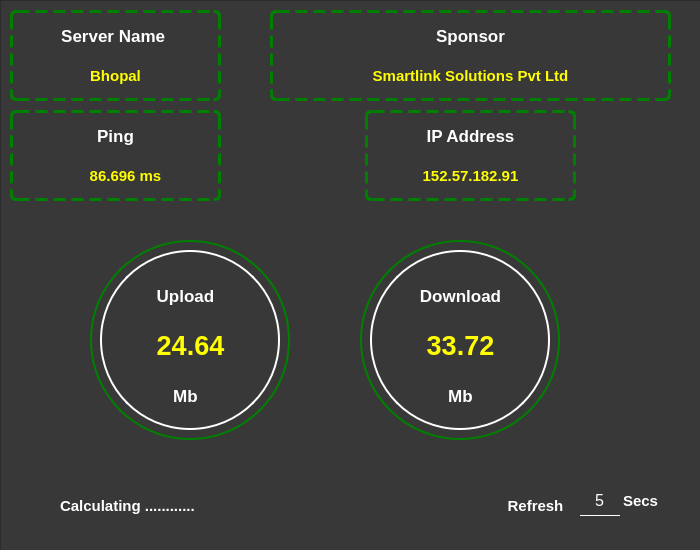
<?xml version="1.0" encoding="UTF-8"?>
<ui version="4.0">
 <class>Form</class>
 <widget class="QWidget" name="Form">
  <property name="geometry">
   <rect>
    <x>0</x>
    <y>0</y>
    <width>700</width>
    <height>550</height>
   </rect>
  </property>
  <property name="minimumSize">
   <size>
    <width>700</width>
    <height>550</height>
   </size>
  </property>
  <property name="maximumSize">
   <size>
    <width>700</width>
    <height>550</height>
   </size>
  </property>
  <property name="windowTitle">
   <string>SpeedTest</string>
  </property>
  <widget class="QFrame" name="frame">
   <property name="geometry">
    <rect>
     <x>0</x>
     <y>0</y>
     <width>701</width>
     <height>551</height>
    </rect>
   </property>
   <property name="styleSheet">
    <string notr="true">background-color: rgb(56, 56, 56);</string>
   </property>
   <property name="frameShape">
    <enum>QFrame::StyledPanel</enum>
   </property>
   <property name="frameShadow">
    <enum>QFrame::Raised</enum>
   </property>
   <widget class="QFrame" name="frame_2">
    <property name="geometry">
     <rect>
      <x>10</x>
      <y>10</y>
      <width>211</width>
      <height>91</height>
     </rect>
    </property>
    <property name="styleSheet">
     <string notr="true">border:3px dashed green;
border-radius:6px;</string>
    </property>
    <property name="frameShape">
     <enum>QFrame::StyledPanel</enum>
    </property>
    <property name="frameShadow">
     <enum>QFrame::Raised</enum>
    </property>
    <widget class="QLabel" name="label">
     <property name="geometry">
      <rect>
       <x>35</x>
       <y>10</y>
       <width>141</width>
       <height>31</height>
      </rect>
     </property>
     <property name="font">
      <font>
       <family>Segoe UI</family>
       <pointsize>13</pointsize>
       <weight>75</weight>
       <bold>true</bold>
      </font>
     </property>
     <property name="styleSheet">
      <string notr="true">border:none;
color:white;</string>
     </property>
     <property name="text">
      <string>Server Name </string>
     </property>
     <property name="alignment">
      <set>Qt::AlignCenter</set>
     </property>
    </widget>
    <widget class="QLabel" name="label_2">
     <property name="geometry">
      <rect>
       <x>35</x>
       <y>50</y>
       <width>141</width>
       <height>31</height>
      </rect>
     </property>
     <property name="font">
      <font>
       <family>Segoe UI</family>
       <pointsize>11</pointsize>
       <weight>75</weight>
       <bold>true</bold>
      </font>
     </property>
     <property name="styleSheet">
      <string notr="true">border:none;
color:yellow;</string>
     </property>
     <property name="text">
      <string>Bhopal</string>
     </property>
     <property name="alignment">
      <set>Qt::AlignCenter</set>
     </property>
    </widget>
   </widget>
   <widget class="QFrame" name="frame_3">
    <property name="geometry">
     <rect>
      <x>270</x>
      <y>10</y>
      <width>401</width>
      <height>91</height>
     </rect>
    </property>
    <property name="styleSheet">
     <string notr="true">border:3px dashed green;
border-radius:6px;</string>
    </property>
    <property name="frameShape">
     <enum>QFrame::StyledPanel</enum>
    </property>
    <property name="frameShadow">
     <enum>QFrame::Raised</enum>
    </property>
    <widget class="QLabel" name="label_5">
     <property name="geometry">
      <rect>
       <x>10</x>
       <y>10</y>
       <width>381</width>
       <height>31</height>
      </rect>
     </property>
     <property name="font">
      <font>
       <family>Segoe UI</family>
       <pointsize>13</pointsize>
       <weight>75</weight>
       <bold>true</bold>
      </font>
     </property>
     <property name="styleSheet">
      <string notr="true">border:none;
color:white;</string>
     </property>
     <property name="text">
      <string>Sponsor</string>
     </property>
     <property name="alignment">
      <set>Qt::AlignCenter</set>
     </property>
     <property name="margin">
      <number>-9</number>
     </property>
     <property name="indent">
      <number>-5</number>
     </property>
    </widget>
    <widget class="QLabel" name="label_6">
     <property name="geometry">
      <rect>
       <x>10</x>
       <y>50</y>
       <width>381</width>
       <height>31</height>
      </rect>
     </property>
     <property name="font">
      <font>
       <family>Segoe UI</family>
       <pointsize>11</pointsize>
       <weight>75</weight>
       <bold>true</bold>
      </font>
     </property>
     <property name="styleSheet">
      <string notr="true">border:none;
color:yellow;</string>
     </property>
     <property name="text">
      <string>Smartlink Solutions Pvt Ltd</string>
     </property>
     <property name="alignment">
      <set>Qt::AlignCenter</set>
     </property>
    </widget>
   </widget>
   <widget class="QFrame" name="frame_4">
    <property name="geometry">
     <rect>
      <x>10</x>
      <y>110</y>
      <width>211</width>
      <height>91</height>
     </rect>
    </property>
    <property name="styleSheet">
     <string notr="true">border:3px dashed green;
border-radius:6px;</string>
    </property>
    <property name="frameShape">
     <enum>QFrame::StyledPanel</enum>
    </property>
    <property name="frameShadow">
     <enum>QFrame::Raised</enum>
    </property>
    <widget class="QLabel" name="label_7">
     <property name="geometry">
      <rect>
       <x>35</x>
       <y>10</y>
       <width>141</width>
       <height>31</height>
      </rect>
     </property>
     <property name="font">
      <font>
       <family>Segoe UI</family>
       <pointsize>13</pointsize>
       <weight>75</weight>
       <bold>true</bold>
      </font>
     </property>
     <property name="styleSheet">
      <string notr="true">border:none;
color:white;</string>
     </property>
     <property name="text">
      <string>Ping</string>
     </property>
     <property name="alignment">
      <set>Qt::AlignCenter</set>
     </property>
    </widget>
    <widget class="QLabel" name="label_8">
     <property name="geometry">
      <rect>
       <x>55</x>
       <y>50</y>
       <width>121</width>
       <height>31</height>
      </rect>
     </property>
     <property name="font">
      <font>
       <family>Segoe UI</family>
       <pointsize>11</pointsize>
       <weight>75</weight>
       <bold>true</bold>
      </font>
     </property>
     <property name="styleSheet">
      <string notr="true">border:none;
color:yellow;</string>
     </property>
     <property name="text">
      <string>86.696 ms</string>
     </property>
     <property name="alignment">
      <set>Qt::AlignCenter</set>
     </property>
    </widget>
   </widget>
   <widget class="QFrame" name="frame_5">
    <property name="geometry">
     <rect>
      <x>365</x>
      <y>110</y>
      <width>211</width>
      <height>91</height>
     </rect>
    </property>
    <property name="styleSheet">
     <string notr="true">border:3px dashed green;
border-radius:6px;</string>
    </property>
    <property name="frameShape">
     <enum>QFrame::StyledPanel</enum>
    </property>
    <property name="frameShadow">
     <enum>QFrame::Raised</enum>
    </property>
    <widget class="QLabel" name="label_9">
     <property name="geometry">
      <rect>
       <x>35</x>
       <y>10</y>
       <width>141</width>
       <height>31</height>
      </rect>
     </property>
     <property name="font">
      <font>
       <family>Segoe UI</family>
       <pointsize>13</pointsize>
       <weight>75</weight>
       <bold>true</bold>
      </font>
     </property>
     <property name="styleSheet">
      <string notr="true">border:none;
color:white;</string>
     </property>
     <property name="text">
      <string>IP Address</string>
     </property>
     <property name="alignment">
      <set>Qt::AlignCenter</set>
     </property>
    </widget>
    <widget class="QLabel" name="label_10">
     <property name="geometry">
      <rect>
       <x>35</x>
       <y>50</y>
       <width>141</width>
       <height>31</height>
      </rect>
     </property>
     <property name="font">
      <font>
       <family>Segoe UI</family>
       <pointsize>11</pointsize>
       <weight>75</weight>
       <bold>true</bold>
      </font>
     </property>
     <property name="styleSheet">
      <string notr="true">border:none;
color:yellow;</string>
     </property>
     <property name="text">
      <string>152.57.182.91</string>
     </property>
     <property name="alignment">
      <set>Qt::AlignCenter</set>
     </property>
    </widget>
   </widget>
   <widget class="QLabel" name="label_11">
    <property name="geometry">
     <rect>
      <x>90</x>
      <y>240</y>
      <width>200</width>
      <height>200</height>
     </rect>
    </property>
    <property name="styleSheet">
     <string notr="true">border:2px solid green;
border-radius:100px;
</string>
    </property>
    <property name="text">
     <string/>
    </property>
   </widget>
   <widget class="QLabel" name="label_12">
    <property name="geometry">
     <rect>
      <x>360</x>
      <y>240</y>
      <width>200</width>
      <height>200</height>
     </rect>
    </property>
    <property name="styleSheet">
     <string notr="true">border:2px solid green;
border-radius:100px;
</string>
    </property>
    <property name="text">
     <string/>
    </property>
   </widget>
   <widget class="QLabel" name="label_13">
    <property name="geometry">
     <rect>
      <x>100</x>
      <y>250</y>
      <width>180</width>
      <height>180</height>
     </rect>
    </property>
    <property name="styleSheet">
     <string notr="true">border:2px solid white;
border-radius:90px;
</string>
    </property>
    <property name="text">
     <string/>
    </property>
   </widget>
   <widget class="QLabel" name="label_14">
    <property name="geometry">
     <rect>
      <x>370</x>
      <y>250</y>
      <width>180</width>
      <height>180</height>
     </rect>
    </property>
    <property name="styleSheet">
     <string notr="true">border:2px solid white;
border-radius:90px;
</string>
    </property>
    <property name="text">
     <string/>
    </property>
   </widget>
   <widget class="QLabel" name="label_15">
    <property name="geometry">
     <rect>
      <x>140</x>
      <y>280</y>
      <width>91</width>
      <height>31</height>
     </rect>
    </property>
    <property name="font">
     <font>
      <family>Segoe UI</family>
      <pointsize>13</pointsize>
      <weight>75</weight>
      <bold>true</bold>
     </font>
    </property>
    <property name="styleSheet">
     <string notr="true">border:none;
color:white;</string>
    </property>
    <property name="text">
     <string>Upload</string>
    </property>
    <property name="alignment">
     <set>Qt::AlignCenter</set>
    </property>
   </widget>
   <widget class="QLabel" name="label_16">
    <property name="geometry">
     <rect>
      <x>120</x>
      <y>330</y>
      <width>141</width>
      <height>31</height>
     </rect>
    </property>
    <property name="font">
     <font>
      <family>Segoe UI</family>
      <pointsize>20</pointsize>
      <weight>75</weight>
      <bold>true</bold>
     </font>
    </property>
    <property name="styleSheet">
     <string notr="true">border:none;
color:yellow;</string>
    </property>
    <property name="text">
     <string>24.64</string>
    </property>
    <property name="alignment">
     <set>Qt::AlignCenter</set>
    </property>
   </widget>
   <widget class="QLabel" name="label_17">
    <property name="geometry">
     <rect>
      <x>140</x>
      <y>380</y>
      <width>91</width>
      <height>31</height>
     </rect>
    </property>
    <property name="font">
     <font>
      <family>Segoe UI</family>
      <pointsize>13</pointsize>
      <weight>75</weight>
      <bold>true</bold>
     </font>
    </property>
    <property name="styleSheet">
     <string notr="true">border:none;
color:white;</string>
    </property>
    <property name="text">
     <string>Mb</string>
    </property>
    <property name="alignment">
     <set>Qt::AlignCenter</set>
    </property>
   </widget>
   <widget class="QLabel" name="label_18">
    <property name="geometry">
     <rect>
      <x>410</x>
      <y>380</y>
      <width>101</width>
      <height>31</height>
     </rect>
    </property>
    <property name="font">
     <font>
      <family>Segoe UI</family>
      <pointsize>13</pointsize>
      <weight>75</weight>
      <bold>true</bold>
     </font>
    </property>
    <property name="styleSheet">
     <string notr="true">border:none;
color:white;</string>
    </property>
    <property name="text">
     <string>Mb</string>
    </property>
    <property name="alignment">
     <set>Qt::AlignCenter</set>
    </property>
   </widget>
   <widget class="QLabel" name="label_19">
    <property name="geometry">
     <rect>
      <x>410</x>
      <y>280</y>
      <width>101</width>
      <height>31</height>
     </rect>
    </property>
    <property name="font">
     <font>
      <family>Segoe UI</family>
      <pointsize>13</pointsize>
      <weight>75</weight>
      <bold>true</bold>
     </font>
    </property>
    <property name="styleSheet">
     <string notr="true">border:none;
color:white;</string>
    </property>
    <property name="text">
     <string>Download</string>
    </property>
    <property name="alignment">
     <set>Qt::AlignCenter</set>
    </property>
   </widget>
   <widget class="QLabel" name="label_20">
    <property name="geometry">
     <rect>
      <x>380</x>
      <y>330</y>
      <width>161</width>
      <height>31</height>
     </rect>
    </property>
    <property name="font">
     <font>
      <family>Segoe UI</family>
      <pointsize>20</pointsize>
      <weight>75</weight>
      <bold>true</bold>
     </font>
    </property>
    <property name="styleSheet">
     <string notr="true">border:none;
color:yellow;</string>
    </property>
    <property name="text">
     <string>33.72</string>
    </property>
    <property name="alignment">
     <set>Qt::AlignCenter</set>
    </property>
   </widget>
   <widget class="QLabel" name="label_21">
    <property name="geometry">
     <rect>
      <x>500</x>
      <y>490</y>
      <width>71</width>
      <height>31</height>
     </rect>
    </property>
    <property name="font">
     <font>
      <family>Segoe UI</family>
      <pointsize>11</pointsize>
      <weight>75</weight>
      <bold>true</bold>
     </font>
    </property>
    <property name="styleSheet">
     <string notr="true">border:none;
color:white;</string>
    </property>
    <property name="text">
     <string>Refresh</string>
    </property>
    <property name="alignment">
     <set>Qt::AlignCenter</set>
    </property>
   </widget>
   <widget class="QLineEdit" name="lineEdit">
    <property name="geometry">
     <rect>
      <x>580</x>
      <y>485</y>
      <width>41</width>
      <height>31</height>
     </rect>
    </property>
    <property name="font">
     <font>
      <pointsize>12</pointsize>
     </font>
    </property>
    <property name="styleSheet">
     <string notr="true">border:none;
color: rgb(255, 255, 255);
border-bottom:1px solid white;</string>
    </property>
    <property name="text">
     <string>5</string>
    </property>
    <property name="alignment">
     <set>Qt::AlignCenter</set>
    </property>
   </widget>
   <widget class="QLabel" name="label_22">
    <property name="geometry">
     <rect>
      <x>620</x>
      <y>485</y>
      <width>41</width>
      <height>31</height>
     </rect>
    </property>
    <property name="font">
     <font>
      <family>Segoe UI</family>
      <pointsize>11</pointsize>
      <weight>75</weight>
      <bold>true</bold>
     </font>
    </property>
    <property name="styleSheet">
     <string notr="true">border:none;
color:white;</string>
    </property>
    <property name="text">
     <string>Secs</string>
    </property>
    <property name="alignment">
     <set>Qt::AlignCenter</set>
    </property>
   </widget>
   <widget class="QLabel" name="label_23">
    <property name="geometry">
     <rect>
      <x>60</x>
      <y>490</y>
      <width>161</width>
      <height>31</height>
     </rect>
    </property>
    <property name="font">
     <font>
      <family>Segoe UI</family>
      <pointsize>11</pointsize>
      <weight>75</weight>
      <bold>true</bold>
     </font>
    </property>
    <property name="styleSheet">
     <string notr="true">border:none;
color:white;</string>
    </property>
    <property name="text">
     <string>Calculating ............</string>
    </property>
    <property name="alignment">
     <set>Qt::AlignLeading|Qt::AlignLeft|Qt::AlignVCenter</set>
    </property>
   </widget>
  </widget>
 </widget>
 <resources/>
 <connections/>
</ui>
